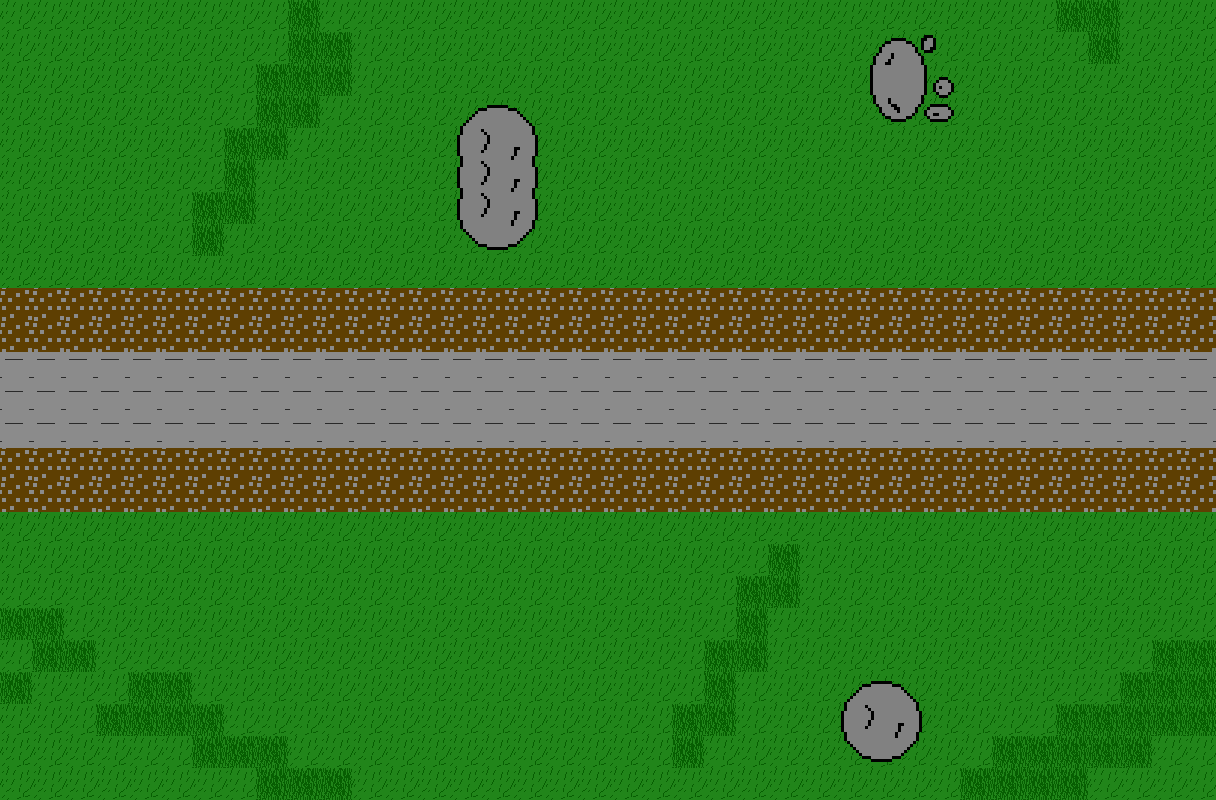

The image is a tile-based game level rendered from a .tmx file. Its description and source (layers, tilesets, objects; grid data summarised) follow:
An orthogonal 38x25 tile map with 32x32 px tiles, 4 tile layers (grass, road, dirt, rocks), 2 tilesets.

<map version="1.0" tiledversion="1.0.3" orientation="orthogonal" renderorder="right-down" width="38" height="25" tilewidth="32" tileheight="32" nextobjectid="1">
 <tileset firstgid="1" name="tiles" tilewidth="32" tileheight="32" tilecount="4" columns="4">
  <image source="../spritesheets/tiles.png" width="128" height="32" />
 </tileset>
 <tileset firstgid="5" name="large_colliders" tilewidth="32" tileheight="32" tilecount="18" columns="6">
  <image source="../spritesheets/large_colliders.png" width="192" height="96" />
 </tileset>
 <layer name="grass" width="38" height="25">
  <data>[950 cells, 684 non-empty, 2 distinct tile ids]</data>
 </layer>
 <layer name="road" width="38" height="25">
  <data>[950 cells, 114 non-empty, 1 distinct tile ids]</data>
 </layer>
 <layer name="dirt" width="38" height="25">
  <data>[950 cells, 152 non-empty, 1 distinct tile ids]</data>
 </layer>
 <layer name="rocks" width="38" height="25">
  <data>[950 cells, 33 non-empty, 18 distinct tile ids]</data>
 </layer>
</map>